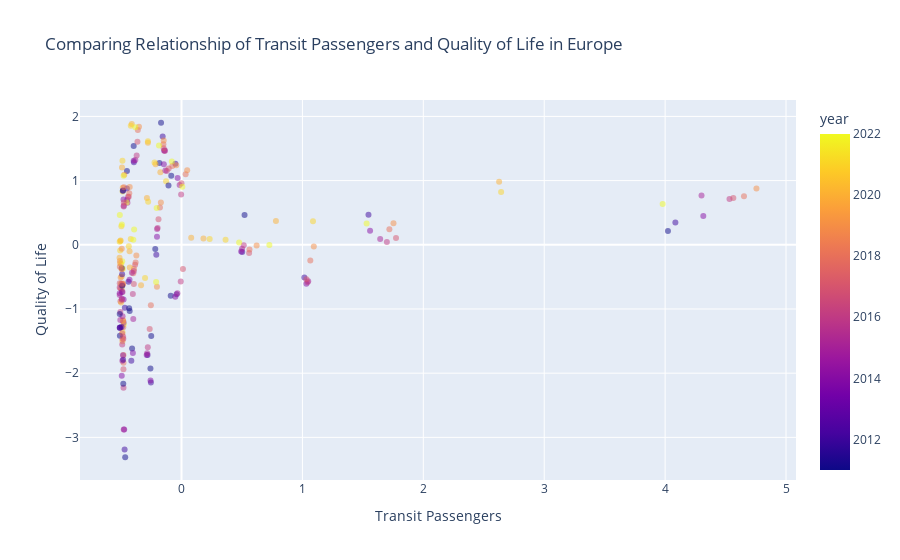

Notebook cell for this chart:
### Code cell
fig = px.scatter(
    combined,
    x='infrastructure',
    y='qol',
    color='year',
    opacity=0.5,
    labels={'infrastructure': 'Transit Passengers', 'qol': 'Quality of Life'},
    title='Comparing Relationship of Transit Passengers and Quality of Life in Europe',
    hover_data=['country', 'year']
)

pio.write_image(fig, "inf_qol.jpg", format="jpg", width=800, height=600, scale=2)
fig.show()

### Figure 1 — Plotly figure (JSON) as saved in the notebook; plotly's stock layout.template omitted (floating-point values rounded to 4 significant figures; data arrays with more than 128 entries replaced by an {"elided": "..."} marker saying what was removed)
{"data": [{"customdata": {"elided": "238x2 mixed values"}, "hovertemplate": "Transit Passengers=%{x}<br>Quality of Life=%{y}<br>country=%{customdata[0]}<br>year=%{marker.color}<extra></extra>", "legendgroup": "", "marker": {"color": {"elided": "238 int values"}, "coloraxis": "coloraxis", "opacity": 0.5, "symbol": "circle"}, "mode": "markers", "name": "", "orientation": "v", "showlegend": false, "type": "scatter", "x": {"elided": "238 float values"}, "xaxis": "x", "y": {"elided": "238 float values"}, "yaxis": "y"}], "layout": {"coloraxis": {"colorbar": {"title": {"text": "year"}}, "colorscale": [[0, "#0d0887"], [0.1111, "#46039f"], [0.2222, "#7201a8"], [0.3333, "#9c179e"], [0.4444, "#bd3786"], [0.5556, "#d8576b"], [0.6667, "#ed7953"], [0.7778, "#fb9f3a"], [0.8889, "#fdca26"], [1, "#f0f921"]]}, "legend": {"tracegroupgap": 0}, "title": {"text": "Comparing Relationship of Transit Passengers and Quality of Life in Europe"}, "xaxis": {"anchor": "y", "domain": [0, 1], "title": {"text": "Transit Passengers"}}, "yaxis": {"anchor": "x", "domain": [0, 1], "title": {"text": "Quality of Life"}}}}
